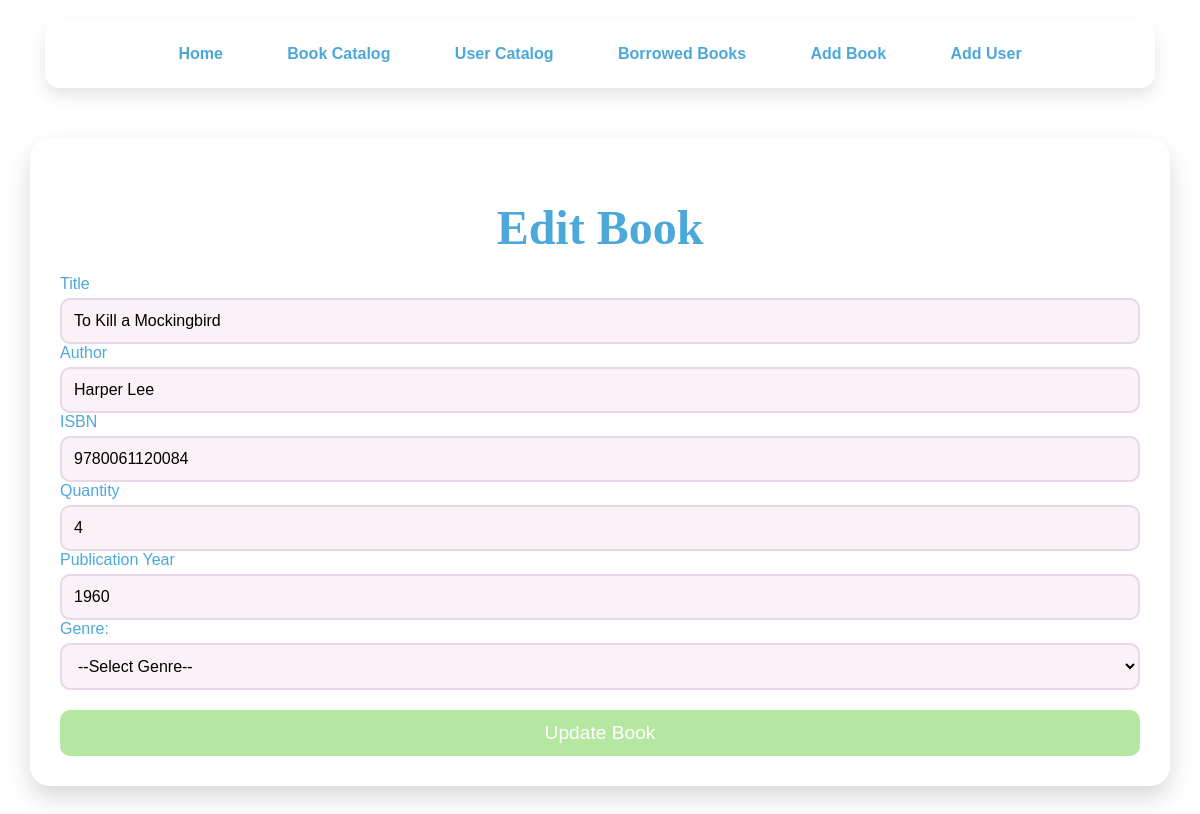
/edit_book/3, run on the app's committed database.
### app/models.py (models this page shows, shortened)
class Book(db.Model):
    id = db.Column(db.Integer, primary_key=True)
    title = db.Column(db.String(150), nullable=False)
    author = db.Column(db.String(150), nullable=False)
    isbn = db.Column(db.String(13), unique=True, nullable=False)
    quantity = db.Column(db.Integer, nullable=False, default=1)
    publication_year = db.Column(db.Integer, nullable=False)
    genre = db.Column(db.String(100), nullable=False)
    borrows = db.relationship('Borrow', backref='book', lazy=True)

### app/routes.py (the view, shortened to what this page needs)
@main.route('/edit_book/<int:book_id>', methods=['GET', 'POST'])
def edit_book(book_id):
    book = Book.query.get_or_404(book_id)
    form = BookForm(obj=book)
    return render_template('edit_book.html', form=form)

### app/forms.py
class BookForm(FlaskForm):
    title = StringField('Title', validators=[DataRequired(), Length(min=1, max=150)])
    author = StringField('Author', validators=[DataRequired(), Length(min=1, max=150)])
    isbn = StringField('ISBN', validators=[DataRequired(), Length(min=13, max=13)])
    quantity = IntegerField('Quantity', validators=[DataRequired(), NumberRange(min=1)])
    publication_year = IntegerField('Publication Year',
                                    validators=[DataRequired(), NumberRange(min=1000, max=date.today().year)])
    genre = StringField('Genre', validators=[DataRequired(), Length(min=1, max=100)])
    submit = SubmitField('Save Book')

### app/templates/edit_book.html (shortened to what this page needs)
<!DOCTYPE html>
<html lang="en">
<head>
</head>
<body>
<nav>
    <a href="{{ url_for('main.home') }}"> Home</a>
    <a href="{{ url_for('main.catalog') }}"> Book Catalog</a>
    <a href="{{ url_for('main.users') }}"> User Catalog</a>
    <a href="{{ url_for('main.borrowed_books') }}"> Borrowed Books</a>
    <a href="{{ url_for('main.add_book') }}"> Add Book</a>
    <a href="{{ url_for('main.add_user') }}"> Add User</a>
</nav>
<div class="container">
    <h1>Edit Book</h1>
    <div class="form-container">
        <form method="POST">
            {{ form.title.label }} {{ form.title() }}<br>
            {{ form.author.label }} {{ form.author() }}<br>
            {{ form.isbn.label }} {{ form.isbn() }}<br>
            {{ form.quantity.label }} {{ form.quantity() }}<br>
            {{ form.publication_year.label }} {{ form.publication_year() }}<br>
            <label for="genre">Genre:</label>
        <select id="genre" name="genre">
            <option value="">--Select Genre--</option>
        </select>
            <button type="submit">Update Book</button>
        </form>
    </div>
</div>
</body>
</html>

### data on the page
Book: title "To Kill a Mockingbird", author "Harper Lee", isbn "9780061120084", quantity "4", publication_year "1960"
